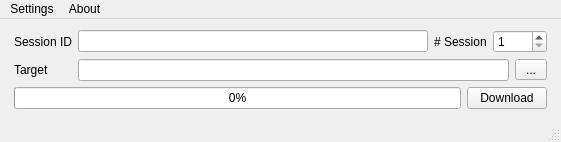
<?xml version="1.0" encoding="UTF-8"?>
<ui version="4.0">
 <class>MainWindow</class>
 <widget class="QMainWindow" name="MainWindow">
  <property name="geometry">
   <rect>
    <x>0</x>
    <y>0</y>
    <width>561</width>
    <height>142</height>
   </rect>
  </property>
  <property name="windowTitle">
   <string>BBB Downloader</string>
  </property>
  <widget class="QWidget" name="centralwidget">
   <layout class="QGridLayout" name="gridLayout_2">
    <item row="0" column="0">
     <layout class="QGridLayout" name="gridLayout">
      <property name="leftMargin">
       <number>5</number>
      </property>
      <property name="rightMargin">
       <number>5</number>
      </property>
      <item row="1" column="0">
       <widget class="QLabel" name="target_lbl">
        <property name="text">
         <string>Target</string>
        </property>
       </widget>
      </item>
      <item row="0" column="0">
       <widget class="QLabel" name="sessionid_lbl">
        <property name="text">
         <string>Session ID</string>
        </property>
       </widget>
      </item>
      <item row="0" column="1">
       <widget class="QLineEdit" name="sessionid_led"/>
      </item>
      <item row="2" column="0" colspan="4">
       <layout class="QHBoxLayout" name="horizontalLayout">
        <item>
         <widget class="QProgressBar" name="pbar">
          <property name="locale">
           <locale language="English" country="UnitedStates"/>
          </property>
          <property name="value">
           <number>0</number>
          </property>
          <property name="alignment">
           <set>Qt::AlignCenter</set>
          </property>
          <property name="orientation">
           <enum>Qt::Horizontal</enum>
          </property>
         </widget>
        </item>
        <item>
         <widget class="QPushButton" name="download_btn">
          <property name="text">
           <string>Download</string>
          </property>
         </widget>
        </item>
       </layout>
      </item>
      <item row="0" column="2">
       <widget class="QLabel" name="sessionno_lbl">
        <property name="text">
         <string># Session</string>
        </property>
       </widget>
      </item>
      <item row="0" column="3">
       <widget class="QSpinBox" name="sessionno_sp">
        <property name="minimumSize">
         <size>
          <width>53</width>
          <height>0</height>
         </size>
        </property>
        <property name="locale">
         <locale language="English" country="UnitedStates"/>
        </property>
        <property name="minimum">
         <number>1</number>
        </property>
        <property name="maximum">
         <number>1000</number>
        </property>
       </widget>
      </item>
      <item row="1" column="1" colspan="3">
       <layout class="QHBoxLayout" name="horizontalLayout_2">
        <item>
         <widget class="QLineEdit" name="target_led"/>
        </item>
        <item>
         <widget class="QToolButton" name="browse_btn">
          <property name="minimumSize">
           <size>
            <width>32</width>
            <height>0</height>
           </size>
          </property>
          <property name="layoutDirection">
           <enum>Qt::LeftToRight</enum>
          </property>
          <property name="text">
           <string>...</string>
          </property>
          <property name="popupMode">
           <enum>QToolButton::InstantPopup</enum>
          </property>
          <property name="toolButtonStyle">
           <enum>Qt::ToolButtonTextOnly</enum>
          </property>
          <property name="arrowType">
           <enum>Qt::NoArrow</enum>
          </property>
         </widget>
        </item>
       </layout>
      </item>
     </layout>
    </item>
   </layout>
  </widget>
  <widget class="QMenuBar" name="menubar">
   <property name="geometry">
    <rect>
     <x>0</x>
     <y>0</y>
     <width>561</width>
     <height>22</height>
    </rect>
   </property>
   <widget class="QMenu" name="menuSettings">
    <property name="title">
     <string>Settings</string>
    </property>
    <addaction name="actionSettings"/>
    <addaction name="separator"/>
    <addaction name="actionLoad_Setting_from_Target"/>
   </widget>
   <widget class="QMenu" name="menuAbout">
    <property name="title">
     <string>About</string>
    </property>
    <addaction name="actionAbout_BBB_Downloader"/>
   </widget>
   <addaction name="menuSettings"/>
   <addaction name="menuAbout"/>
  </widget>
  <widget class="QStatusBar" name="statusbar"/>
  <action name="actionSettings">
   <property name="text">
    <string>Settings</string>
   </property>
  </action>
  <action name="actionAbout_BBB_Downloader">
   <property name="text">
    <string>About BBB Downloader</string>
   </property>
  </action>
  <action name="actionLoad_Setting_from_Target">
   <property name="checkable">
    <bool>true</bool>
   </property>
   <property name="checked">
    <bool>true</bool>
   </property>
   <property name="enabled">
    <bool>true</bool>
   </property>
   <property name="text">
    <string>Load Setting from Target</string>
   </property>
  </action>
 </widget>
 <resources/>
 <connections/>
</ui>
